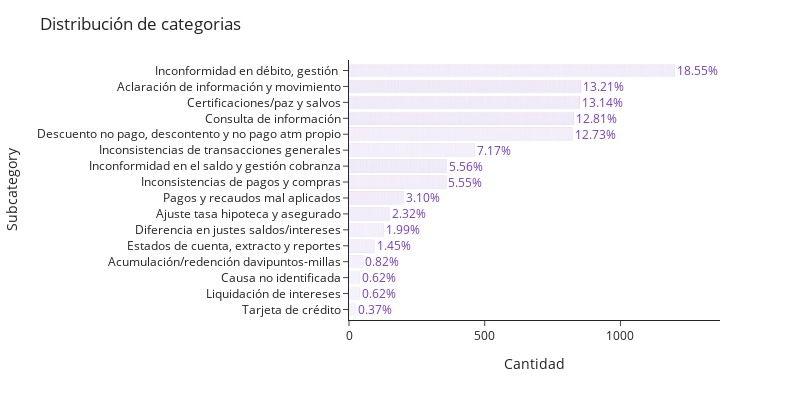

Notebook code cell kept with this figure:
### Markdown cell above
# Subcategoria: causa raiz

### Code cell
fig = plot_bar_percentage(
    df, "subcategory", title="Distribución de categorias", percentage=98
)
fig.write_image(PATH_FIGS.joinpath("subcategory.png"))
fig.show()

### Figure 1 — Plotly figure (JSON) as saved in the notebook; plotly's stock layout.template omitted (floating-point values rounded to 4 significant figures; data arrays with more than 128 entries replaced by an {"elided": "..."} marker saying what was removed)
{"data": [{"alignmentgroup": "True", "hovertemplate": "subcategory=%{y}<br>count=%{x}<extra></extra>", "legendgroup": "Inconformidad en débito, gestión ", "marker": {"color": "rgb(140, 88, 203)", "pattern": {"shape": ""}}, "name": "Inconformidad en débito, gestión ", "offsetgroup": "Inconformidad en débito, gestión ", "orientation": "h", "showlegend": true, "textposition": "auto", "type": "bar", "x": {"elided": "1201 int values"}, "xaxis": "x", "y": {"elided": "1201 str values"}, "yaxis": "y"}, {"alignmentgroup": "True", "hovertemplate": "subcategory=%{y}<br>count=%{x}<extra></extra>", "legendgroup": "Aclaración de información y movimiento", "marker": {"color": "rgb(119, 61, 189)", "pattern": {"shape": ""}}, "name": "Aclaración de información y movimiento", "offsetgroup": "Aclaración de información y movimiento", "orientation": "h", "showlegend": true, "textposition": "auto", "type": "bar", "x": {"elided": "855 int values"}, "xaxis": "x", "y": {"elided": "855 str values"}, "yaxis": "y"}, {"alignmentgroup": "True", "hovertemplate": "subcategory=%{y}<br>count=%{x}<extra></extra>", "legendgroup": "Certificaciones/paz y salvos", "marker": {"color": "rgb(131, 77, 197)", "pattern": {"shape": ""}}, "name": "Certificaciones/paz y salvos", "offsetgroup": "Certificaciones/paz y salvos", "orientation": "h", "showlegend": true, "textposition": "auto", "type": "bar", "x": {"elided": "851 int values"}, "xaxis": "x", "y": {"elided": "851 str values"}, "yaxis": "y"}, {"alignmentgroup": "True", "hovertemplate": "subcategory=%{y}<br>count=%{x}<extra></extra>", "legendgroup": "Consulta de información", "marker": {"color": "rgb(123, 66, 192)", "pattern": {"shape": ""}}, "name": "Consulta de información", "offsetgroup": "Consulta de información", "orientation": "h", "showlegend": true, "textposition": "auto", "type": "bar", "x": {"elided": "829 int values"}, "xaxis": "x", "y": {"elided": "829 str values"}, "yaxis": "y"}, {"alignmentgroup": "True", "hovertemplate": "subcategory=%{y}<br>count=%{x}<extra></extra>", "legendgroup": "Descuento no pago, descontento y no pago atm propio", "marker": {"color": "rgb(152, 105, 211)", "pattern": {"shape": ""}}, "name": "Descuento no pago, descontento y no pago atm propio", "offsetgroup": "Descuento no pago, descontento y no pago atm propio", "orientation": "h", "showlegend": true, "textposition": "auto", "type": "bar", "x": {"elided": "824 int values"}, "xaxis": "x", "y": {"elided": "824 str values"}, "yaxis": "y"}, {"alignmentgroup": "True", "hovertemplate": "subcategory=%{y}<br>count=%{x}<extra></extra>", "legendgroup": "Inconsistencias de transacciones generales", "marker": {"color": "rgb(160, 116, 216)", "pattern": {"shape": ""}}, "name": "Inconsistencias de transacciones generales", "offsetgroup": "Inconsistencias de transacciones generales", "orientation": "h", "showlegend": true, "textposition": "auto", "type": "bar", "x": {"elided": "464 int values"}, "xaxis": "x", "y": {"elided": "464 str values"}, "yaxis": "y"}, {"alignmentgroup": "True", "hovertemplate": "subcategory=%{y}<br>count=%{x}<extra></extra>", "legendgroup": "Inconformidad en el saldo y gestión cobranza", "marker": {"color": "rgb(127, 72, 194)", "pattern": {"shape": ""}}, "name": "Inconformidad en el saldo y gestión cobranza", "offsetgroup": "Inconformidad en el saldo y gestión cobranza", "orientation": "h", "showlegend": true, "textposition": "auto", "type": "bar", "x": {"elided": "360 int values"}, "xaxis": "x", "y": {"elided": "360 str values"}, "yaxis": "y"}, {"alignmentgroup": "True", "hovertemplate": "subcategory=%{y}<br>count=%{x}<extra></extra>", "legendgroup": "Inconsistencias de pagos y compras", "marker": {"color": "rgb(148, 99, 208)", "pattern": {"shape": ""}}, "name": "Inconsistencias de pagos y compras", "offsetgroup": "Inconsistencias de pagos y compras", "orientation": "h", "showlegend": true, "textposition": "auto", "type": "bar", "x": {"elided": "359 int values"}, "xaxis": "x", "y": {"elided": "359 str values"}, "yaxis": "y"}, {"alignmentgroup": "True", "hovertemplate": "subcategory=%{y}<br>count=%{x}<extra></extra>", "legendgroup": "Pagos y recaudos mal aplicados", "marker": {"color": "rgb(136, 83, 200)", "pattern": {"shape": ""}}, "name": "Pagos y recaudos mal aplicados", "offsetgroup": "Pagos y recaudos mal aplicados", "orientation": "h", "showlegend": true, "textposition": "auto", "type": "bar", "x": {"elided": "201 int values"}, "xaxis": "x", "y": {"elided": "201 str values"}, "yaxis": "y"}, {"alignmentgroup": "True", "hovertemplate": "subcategory=%{y}<br>count=%{x}<extra></extra>", "legendgroup": "Ajuste tasa hipoteca y asegurado", "marker": {"color": "rgb(144, 94, 205)", "pattern": {"shape": ""}}, "name": "Ajuste tasa hipoteca y asegurado", "offsetgroup": "Ajuste tasa hipoteca y asegurado", "orientation": "h", "showlegend": true, "textposition": "auto", "type": "bar", "x": {"elided": "150 int values"}, "xaxis": "x", "y": {"elided": "150 str values"}, "yaxis": "y"}, {"alignmentgroup": "True", "hovertemplate": "subcategory=%{y}<br>count=%{x}<extra></extra>", "legendgroup": "Diferencia en justes saldos/intereses", "marker": {"color": "rgb(164, 121, 219)", "pattern": {"shape": ""}}, "name": "Diferencia en justes saldos/intereses", "offsetgroup": "Diferencia en justes saldos/intereses", "orientation": "h", "showlegend": true, "textposition": "auto", "type": "bar", "x": {"elided": "129 int values"}, "xaxis": "x", "y": {"elided": "129 str values"}, "yaxis": "y"}, {"alignmentgroup": "True", "hovertemplate": "subcategory=%{y}<br>count=%{x}<extra></extra>", "legendgroup": "Estados de cuenta, extracto y reportes", "marker": {"color": "rgb(156, 110, 214)", "pattern": {"shape": ""}}, "name": "Estados de cuenta, extracto y reportes", "offsetgroup": "Estados de cuenta, extracto y reportes", "orientation": "h", "showlegend": true, "textposition": "auto", "type": "bar", "x": [1, 1, 1, 1, 1, 1, 1, 1, 1, 1, 1, 1, 1, 1, 1, 1, 1, 1, 1, 1, 1, 1, 1, 1, 1, 1, 1, 1, 1, 1, 1, 1, 1, 1, 1, 1, 1, 1, 1, 1, 1, 1, 1, 1, 1, 1, 1, 1, 1, 1, 1, 1, 1, 1, 1, 1, 1, 1, 1, 1, 1, 1, 1, 1, 1, 1, 1, 1, 1, 1, 1, 1, 1, 1, 1, 1, 1, 1, 1, 1, 1, 1, 1, 1, 1, 1, 1, 1, 1, 1, 1, 1, 1, 1], "xaxis": "x", "y": ["Estados de cuenta, extracto y reportes", "Estados de cuenta, extracto y reportes", "Estados de cuenta, extracto y reportes", "Estados de cuenta, extracto y reportes", "Estados de cuenta, extracto y reportes", "Estados de cuenta, extracto y reportes", "Estados de cuenta, extracto y reportes", "Estados de cuenta, extracto y reportes", "Estados de cuenta, extracto y reportes", "Estados de cuenta, extracto y reportes", "Estados de cuenta, extracto y reportes", "Estados de cuenta, extracto y reportes", "Estados de cuenta, extracto y reportes", "Estados de cuenta, extracto y reportes", "Estados de cuenta, extracto y reportes", "Estados de cuenta, extracto y reportes", "Estados de cuenta, extracto y reportes", "Estados de cuenta, extracto y reportes", "Estados de cuenta, extracto y reportes", "Estados de cuenta, extracto y reportes", "Estados de cuenta, extracto y reportes", "Estados de cuenta, extracto y reportes", "Estados de cuenta, extracto y reportes", "Estados de cuenta, extracto y reportes", "Estados de cuenta, extracto y reportes", "Estados de cuenta, extracto y reportes", "Estados de cuenta, extracto y reportes", "Estados de cuenta, extracto y reportes", "Estados de cuenta, extracto y reportes", "Estados de cuenta, extracto y reportes", "Estados de cuenta, extracto y reportes", "Estados de cuenta, extracto y reportes", "Estados de cuenta, extracto y reportes", "Estados de cuenta, extracto y reportes", "Estados de cuenta, extracto y reportes", "Estados de cuenta, extracto y reportes", "Estados de cuenta, extracto y reportes", "Estados de cuenta, extracto y reportes", "Estados de cuenta, extracto y reportes", "Estados de cuenta, extracto y reportes", "Estados de cuenta, extracto y reportes", "Estados de cuenta, extracto y reportes", "Estados de cuenta, extracto y reportes", "Estados de cuenta, extracto y reportes", "Estados de cuenta, extracto y reportes", "Estados de cuenta, extracto y reportes", "Estados de cuenta, extracto y reportes", "Estados de cuenta, extracto y reportes", "Estados de cuenta, extracto y reportes", "Estados de cuenta, extracto y reportes", "Estados de cuenta, extracto y reportes", "Estados de cuenta, extracto y reportes", "Estados de cuenta, extracto y reportes", "Estados de cuenta, extracto y reportes", "Estados de cuenta, extracto y reportes", "Estados de cuenta, extracto y reportes", "Estados de cuenta, extracto y reportes", "Estados de cuenta, extracto y reportes", "Estados de cuenta, extracto y reportes", "Estados de cuenta, extracto y reportes", "Estados de cuenta, extracto y reportes", "Estados de cuenta, extracto y reportes", "Estados de cuenta, extracto y reportes", "Estados de cuenta, extracto y reportes", "Estados de cuenta, extracto y reportes", "Estados de cuenta, extracto y reportes", "Estados de cuenta, extracto y reportes", "Estados de cuenta, extracto y reportes", "Estados de cuenta, extracto y reportes", "Estados de cuenta, extracto y reportes", "Estados de cuenta, extracto y reportes", "Estados de cuenta, extracto y reportes", "Estados de cuenta, extracto y reportes", "Estados de cuenta, extracto y reportes", "Estados de cuenta, extracto y reportes", "Estados de cuenta, extracto y reportes", "Estados de cuenta, extracto y reportes", "Estados de cuenta, extracto y reportes", "Estados de cuenta, extracto y reportes", "Estados de cuenta, extracto y reportes", "Estados de cuenta, extracto y reportes", "Estados de cuenta, extracto y reportes", "Estados de cuenta, extracto y reportes", "Estados de cuenta, extracto y reportes", "Estados de cuenta, extracto y reportes", "Estados de cuenta, extracto y reportes", "Estados de cuenta, extracto y reportes", "Estados de cuenta, extracto y reportes", "Estados de cuenta, extracto y reportes", "Estados de cuenta, extracto y reportes", "Estados de cuenta, extracto y reportes", "Estados de cuenta, extracto y reportes", "Estados de cuenta, extracto y reportes", "Estados de cuenta, extracto y reportes"], "yaxis": "y"}, {"alignmentgroup": "True", "hovertemplate": "subcategory=%{y}<br>count=%{x}<extra></extra>", "legendgroup": "Acumulación/redención davipuntos-millas", "marker": {"color": "rgb(169, 127, 222)", "pattern": {"shape": ""}}, "name": "Acumulación/redención davipuntos-millas", "offsetgroup": "Acumulación/redención davipuntos-millas", "orientation": "h", "showlegend": true, "textposition": "auto", "type": "bar", "x": [1, 1, 1, 1, 1, 1, 1, 1, 1, 1, 1, 1, 1, 1, 1, 1, 1, 1, 1, 1, 1, 1, 1, 1, 1, 1, 1, 1, 1, 1, 1, 1, 1, 1, 1, 1, 1, 1, 1, 1, 1, 1, 1, 1, 1, 1, 1, 1, 1, 1, 1, 1, 1], "xaxis": "x", "y": ["Acumulación/redención davipuntos-millas", "Acumulación/redención davipuntos-millas", "Acumulación/redención davipuntos-millas", "Acumulación/redención davipuntos-millas", "Acumulación/redención davipuntos-millas", "Acumulación/redención davipuntos-millas", "Acumulación/redención davipuntos-millas", "Acumulación/redención davipuntos-millas", "Acumulación/redención davipuntos-millas", "Acumulación/redención davipuntos-millas", "Acumulación/redención davipuntos-millas", "Acumulación/redención davipuntos-millas", "Acumulación/redención davipuntos-millas", "Acumulación/redención davipuntos-millas", "Acumulación/redención davipuntos-millas", "Acumulación/redención davipuntos-millas", "Acumulación/redención davipuntos-millas", "Acumulación/redención davipuntos-millas", "Acumulación/redención davipuntos-millas", "Acumulación/redención davipuntos-millas", "Acumulación/redención davipuntos-millas", "Acumulación/redención davipuntos-millas", "Acumulación/redención davipuntos-millas", "Acumulación/redención davipuntos-millas", "Acumulación/redención davipuntos-millas", "Acumulación/redención davipuntos-millas", "Acumulación/redención davipuntos-millas", "Acumulación/redención davipuntos-millas", "Acumulación/redención davipuntos-millas", "Acumulación/redención davipuntos-millas", "Acumulación/redención davipuntos-millas", "Acumulación/redención davipuntos-millas", "Acumulación/redención davipuntos-millas", "Acumulación/redención davipuntos-millas", "Acumulación/redención davipuntos-millas", "Acumulación/redención davipuntos-millas", "Acumulación/redención davipuntos-millas", "Acumulación/redención davipuntos-millas", "Acumulación/redención davipuntos-millas", "Acumulación/redención davipuntos-millas", "Acumulación/redención davipuntos-millas", "Acumulación/redención davipuntos-millas", "Acumulación/redención davipuntos-millas", "Acumulación/redención davipuntos-millas", "Acumulación/redención davipuntos-millas", "Acumulación/redención davipuntos-millas", "Acumulación/redención davipuntos-millas", "Acumulación/redención davipuntos-millas", "Acumulación/redención davipuntos-millas", "Acumulación/redención davipuntos-millas", "Acumulación/redención davipuntos-millas", "Acumulación/redención davipuntos-millas", "Acumulación/redención davipuntos-millas"], "yaxis": "y"}, {"alignmentgroup": "True", "hovertemplate": "subcategory=%{y}<br>count=%{x}<extra></extra>", "legendgroup": "Causa no identificada", "marker": {"color": "rgb(177, 138, 227)", "pattern": {"shape": ""}}, "name": "Causa no identificada", "offsetgroup": "Causa no identificada", "orientation": "h", "showlegend": true, "textposition": "auto", "type": "bar", "x": [1, 1, 1, 1, 1, 1, 1, 1, 1, 1, 1, 1, 1, 1, 1, 1, 1, 1, 1, 1, 1, 1, 1, 1, 1, 1, 1, 1, 1, 1, 1, 1, 1, 1, 1, 1, 1, 1, 1, 1], "xaxis": "x", "y": ["Causa no identificada", "Causa no identificada", "Causa no identificada", "Causa no identificada", "Causa no identificada", "Causa no identificada", "Causa no identificada", "Causa no identificada", "Causa no identificada", "Causa no identificada", "Causa no identificada", "Causa no identificada", "Causa no identificada", "Causa no identificada", "Causa no identificada", "Causa no identificada", "Causa no identificada", "Causa no identificada", "Causa no identificada", "Causa no identificada", "Causa no identificada", "Causa no identificada", "Causa no identificada", "Causa no identificada", "Causa no identificada", "Causa no identificada", "Causa no identificada", "Causa no identificada", "Causa no identificada", "Causa no identificada", "Causa no identificada", "Causa no identificada", "Causa no identificada", "Causa no identificada", "Causa no identificada", "Causa no identificada", "Causa no identificada", "Causa no identificada", "Causa no identificada", "Causa no identificada"], "yaxis": "y"}, {"alignmentgroup": "True", "hovertemplate": "subcategory=%{y}<br>count=%{x}<extra></extra>", "legendgroup": "Liquidación de intereses", "marker": {"color": "rgb(173, 132, 225)", "pattern": {"shape": ""}}, "name": "Liquidación de intereses", "offsetgroup": "Liquidación de intereses", "orientation": "h", "showlegend": true, "textposition": "auto", "type": "bar", "x": [1, 1, 1, 1, 1, 1, 1, 1, 1, 1, 1, 1, 1, 1, 1, 1, 1, 1, 1, 1, 1, 1, 1, 1, 1, 1, 1, 1, 1, 1, 1, 1, 1, 1, 1, 1, 1, 1, 1, 1], "xaxis": "x", "y": ["Liquidación de intereses", "Liquidación de intereses", "Liquidación de intereses", "Liquidación de intereses", "Liquidación de intereses", "Liquidación de intereses", "Liquidación de intereses", "Liquidación de intereses", "Liquidación de intereses", "Liquidación de intereses", "Liquidación de intereses", "Liquidación de intereses", "Liquidación de intereses", "Liquidación de intereses", "Liquidación de intereses", "Liquidación de intereses", "Liquidación de intereses", "Liquidación de intereses", "Liquidación de intereses", "Liquidación de intereses", "Liquidación de intereses", "Liquidación de intereses", "Liquidación de intereses", "Liquidación de intereses", "Liquidación de intereses", "Liquidación de intereses", "Liquidación de intereses", "Liquidación de intereses", "Liquidación de intereses", "Liquidación de intereses", "Liquidación de intereses", "Liquidación de intereses", "Liquidación de intereses", "Liquidación de intereses", "Liquidación de intereses", "Liquidación de intereses", "Liquidación de intereses", "Liquidación de intereses", "Liquidación de intereses", "Liquidación de intereses"], "yaxis": "y"}, {"alignmentgroup": "True", "hovertemplate": "subcategory=%{y}<br>count=%{x}<extra></extra>", "legendgroup": "Tarjeta de crédito", "marker": {"color": "rgb(181, 143, 230)", "pattern": {"shape": ""}}, "name": "Tarjeta de crédito", "offsetgroup": "Tarjeta de crédito", "orientation": "h", "showlegend": true, "textposition": "auto", "type": "bar", "x": [1, 1, 1, 1, 1, 1, 1, 1, 1, 1, 1, 1, 1, 1, 1, 1, 1, 1, 1, 1, 1, 1, 1, 1], "xaxis": "x", "y": ["Tarjeta de crédito", "Tarjeta de crédito", "Tarjeta de crédito", "Tarjeta de crédito", "Tarjeta de crédito", "Tarjeta de crédito", "Tarjeta de crédito", "Tarjeta de crédito", "Tarjeta de crédito", "Tarjeta de crédito", "Tarjeta de crédito", "Tarjeta de crédito", "Tarjeta de crédito", "Tarjeta de crédito", "Tarjeta de crédito", "Tarjeta de crédito", "Tarjeta de crédito", "Tarjeta de crédito", "Tarjeta de crédito", "Tarjeta de crédito", "Tarjeta de crédito", "Tarjeta de crédito", "Tarjeta de crédito", "Tarjeta de crédito"], "yaxis": "y"}], "layout": {"annotations": [{"font": {"color": "#773dbd", "size": 12}, "showarrow": false, "text": "18.55%", "x": 1201, "xanchor": "left", "y": "Inconformidad en débito, gestión ", "yanchor": "middle"}, {"font": {"color": "#773dbd", "size": 12}, "showarrow": false, "text": "13.21%", "x": 855, "xanchor": "left", "y": "Aclaración de información y movimiento", "yanchor": "middle"}, {"font": {"color": "#773dbd", "size": 12}, "showarrow": false, "text": "13.14%", "x": 851, "xanchor": "left", "y": "Certificaciones/paz y salvos", "yanchor": "middle"}, {"font": {"color": "#773dbd", "size": 12}, "showarrow": false, "text": "12.81%", "x": 829, "xanchor": "left", "y": "Consulta de información", "yanchor": "middle"}, {"font": {"color": "#773dbd", "size": 12}, "showarrow": false, "text": "12.73%", "x": 824, "xanchor": "left", "y": "Descuento no pago, descontento y no pago atm propio", "yanchor": "middle"}, {"font": {"color": "#773dbd", "size": 12}, "showarrow": false, "text": "7.17%", "x": 464, "xanchor": "left", "y": "Inconsistencias de transacciones generales", "yanchor": "middle"}, {"font": {"color": "#773dbd", "size": 12}, "showarrow": false, "text": "5.56%", "x": 360, "xanchor": "left", "y": "Inconformidad en el saldo y gestión cobranza", "yanchor": "middle"}, {"font": {"color": "#773dbd", "size": 12}, "showarrow": false, "text": "5.55%", "x": 359, "xanchor": "left", "y": "Inconsistencias de pagos y compras", "yanchor": "middle"}, {"font": {"color": "#773dbd", "size": 12}, "showarrow": false, "text": "3.10%", "x": 201, "xanchor": "left", "y": "Pagos y recaudos mal aplicados", "yanchor": "middle"}, {"font": {"color": "#773dbd", "size": 12}, "showarrow": false, "text": "2.32%", "x": 150, "xanchor": "left", "y": "Ajuste tasa hipoteca y asegurado", "yanchor": "middle"}, {"font": {"color": "#773dbd", "size": 12}, "showarrow": false, "text": "1.99%", "x": 129, "xanchor": "left", "y": "Diferencia en justes saldos/intereses", "yanchor": "middle"}, {"font": {"color": "#773dbd", "size": 12}, "showarrow": false, "text": "1.45%", "x": 94, "xanchor": "left", "y": "Estados de cuenta, extracto y reportes", "yanchor": "middle"}, {"font": {"color": "#773dbd", "size": 12}, "showarrow": false, "text": "0.82%", "x": 53, "xanchor": "left", "y": "Acumulación/redención davipuntos-millas", "yanchor": "middle"}, {"font": {"color": "#773dbd", "size": 12}, "showarrow": false, "text": "0.62%", "x": 40, "xanchor": "left", "y": "Causa no identificada", "yanchor": "middle"}, {"font": {"color": "#773dbd", "size": 12}, "showarrow": false, "text": "0.62%", "x": 40, "xanchor": "left", "y": "Liquidación de intereses", "yanchor": "middle"}, {"font": {"color": "#773dbd", "size": 12}, "showarrow": false, "text": "0.37%", "x": 24, "xanchor": "left", "y": "Tarjeta de crédito", "yanchor": "middle"}], "barmode": "relative", "height": 400, "legend": {"title": {"text": "subcategory"}, "tracegroupgap": 0}, "margin": {"t": 60}, "showlegend": false, "title": {"text": "Distribución de categorias"}, "width": 800, "xaxis": {"anchor": "y", "domain": [0, 1], "title": {"text": "Cantidad"}}, "yaxis": {"anchor": "x", "categoryarray": ["Tarjeta de crédito", "Liquidación de intereses", "Causa no identificada", "Acumulación/redención davipuntos-millas", "Estados de cuenta, extracto y reportes", "Diferencia en justes saldos/intereses", "Ajuste tasa hipoteca y asegurado", "Pagos y recaudos mal aplicados", "Inconsistencias de pagos y compras", "Inconformidad en el saldo y gestión cobranza", "Inconsistencias de transacciones generales", "Descuento no pago, descontento y no pago atm propio", "Consulta de información", "Certificaciones/paz y salvos", "Aclaración de información y movimiento", "Inconformidad en débito, gestión "], "categoryorder": "array", "domain": [0, 1], "title": {"text": "Subcategory"}}}}
